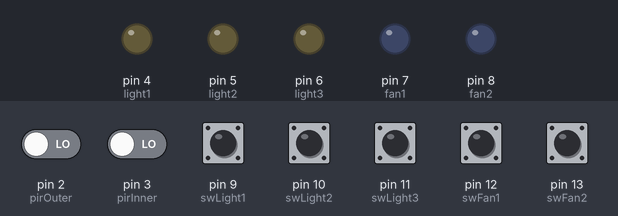
Recording of a sketch running on a simulated Arduino Uno, built with avr-gcc and run on an emulated ATmega328P. On the bench: output pins drawn as LEDs (lit = HIGH). The test bench sets the inputs (shaded band); at power-on: pin 9 (swLight1), pin 10 (swLight2), pin 11 (swLight3), pin 12 (swFan1), pin 13 (swFan2) HIGH, pin 2 (pirOuter), pin 3 (pirInner) LOW. What the sketch prints to the serial monitor is not drawn.

Above: at 1.3 s.
1.4 s: pin 9 (swLight1) pulled LOW for 0.15 s
At 1.51 s:
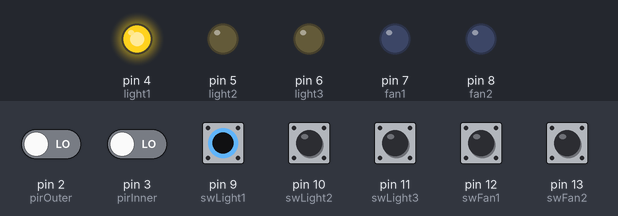
3.0 s: pin 10 (swLight2) pulled LOW for 0.15 s
At 3.12 s:
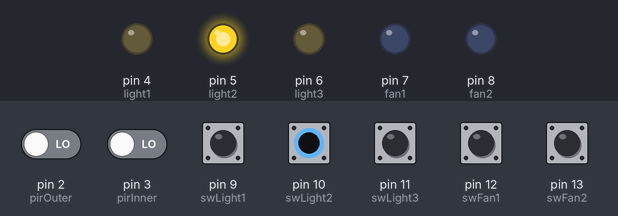
4.6 s: pin 11 (swLight3) pulled LOW for 0.15 s
At 4.69 s:
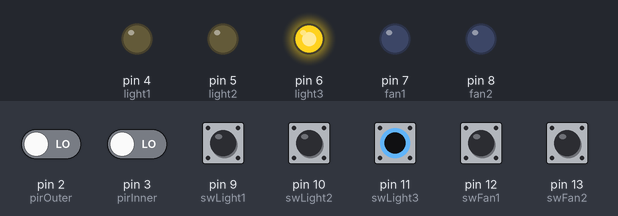
6.2 s: pin 12 (swFan1) pulled LOW for 0.15 s
At 6.3 s:
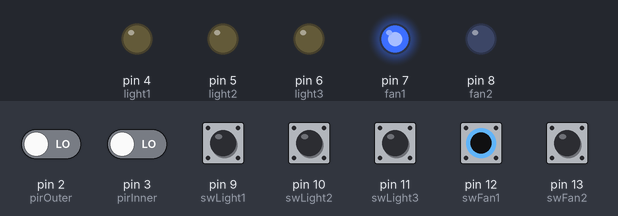
7.8 s: pin 13 (swFan2) pulled LOW for 0.15 s
At 7.91 s:
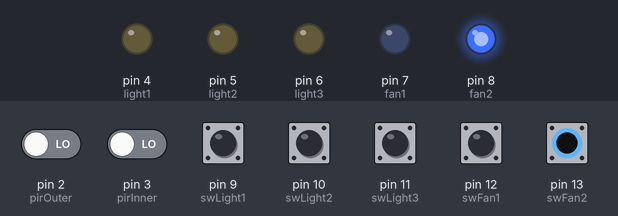
9.4 s: pin 9 (swLight1) driven LOW and pin 10 (swLight2) driven LOW
At 10.8 s:
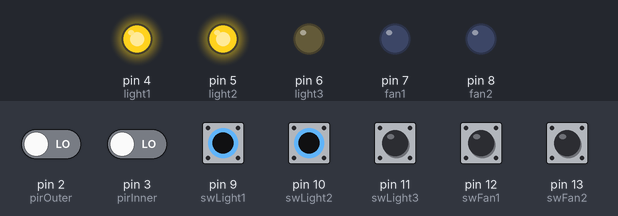
Timing chart, 0 to 11.9 s (numbered marks = the images above; inputs shaded):
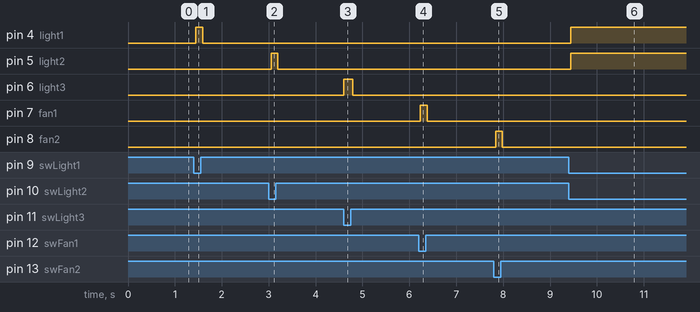

Measured:
- after the input at 1.4 s, pin 4 (light1): LOW → HIGH after 0.05 s, → LOW 0.14 s later
- after the input at 3.0 s, pin 5 (light2): LOW → HIGH after 0.05 s, → LOW 0.14 s later
- after the input at 4.6 s, pin 6 (light3): LOW → HIGH at once, → LOW 0.19 s later
- after the input at 6.2 s, pin 7 (fan1): LOW → HIGH at once, → LOW 0.14 s later
- after the input at 7.8 s, pin 8 (fan2): LOW → HIGH at once, → LOW 0.14 s later
- after the input at 9.4 s, pin 4 (light1), pin 5 (light2): LOW → HIGH at once

The sketch:

sketch.ino
```cpp
// ==========================================
// OKKHOR TECHATHON - ROOM AUTOMATION EDGE NODE
// Hardware: Arduino Uno, 2x PIR, 5x LEDs, 5x Slide Switches
// ==========================================

// --- 1. PIN DEFINITIONS ---
// Directional PIR Motion Sensors
const int pirOuter = 2; // Outer threshold (entering)
const int pirInner = 3; // Inner threshold (exiting)

// Appliance Loads (Yellow LEDs = Lights @ 15W, Blue LEDs = Fans @ 60W)
const int light1 = 4;
const int light2 = 5;
const int light3 = 6;
const int fan1   = 7;
const int fan2   = 8;

// Manual Override Slide Switches (Connected to GND via slide)
// Using INPUT_PULLUP: LOW = Switch Closed (ON), HIGH = Switch Open (OFF)
const int swLight1 = 9;
const int swLight2 = 10;
const int swLight3 = 11;
const int swFan1   = 12;
const int swFan2   = 13;

// --- 2. STATE VARIABLES ---
int peopleCount = 0;
int sequenceState = 0; // 0: Idle, 1: Entering sequence, 2: Exiting sequence
unsigned long triggerTime = 0;
const unsigned long timeout = 3000; // 3-second window to complete door crossing

// Power Rating Constants (Watts)
const int WATT_LIGHT = 15;
const int WATT_FAN   = 60;

// Track previous state to avoid flooding Serial Monitor
int lastPeopleCount = -1;
int lastPowerDraw = -1;

void setup() {
  Serial.begin(9600);

  // Configure Sensors & Switches
  pinMode(pirOuter, INPUT);
  pinMode(pirInner, INPUT);
  pinMode(swLight1, INPUT_PULLUP);
  pinMode(swLight2, INPUT_PULLUP);
  pinMode(swLight3, INPUT_PULLUP);
  pinMode(swFan1, INPUT_PULLUP);
  pinMode(swFan2, INPUT_PULLUP);

  // Configure Output Loads
  pinMode(light1, OUTPUT);
  pinMode(light2, OUTPUT);
  pinMode(light3, OUTPUT);
  pinMode(fan1, OUTPUT);
  pinMode(fan2, OUTPUT);

  // HACKATHON REQUIREMENT: Initialize ALL loads HIGH (ON) by default
  digitalWrite(light1, HIGH);
  digitalWrite(light2, HIGH);
  digitalWrite(light3, HIGH);
  digitalWrite(fan1, HIGH);
  digitalWrite(fan2, HIGH);

  Serial.println("{\"status\": \"SYSTEM_READY\", \"mode\": \"DEFAULT_HIGH\"}");
  updateLoads();
}

void loop() {
  int outerState = digitalRead(pirOuter);
  int innerState = digitalRead(pirInner);
  unsigned long currentTime = millis();

  // Reset PIR sequence if someone steps in but turns around (timeout expires)
  if (sequenceState != 0 && (currentTime - triggerTime > timeout)) {
    sequenceState = 0;
  }

  // Step 1: Detect which sensor is triggered first
  if (sequenceState == 0) {
    if (outerState == HIGH && innerState == LOW) {
      sequenceState = 1; // Possible Entry
      triggerTime = currentTime;
    }
    else if (innerState == HIGH && outerState == LOW) {
      sequenceState = 2; // Possible Exit
      triggerTime = currentTime;
    }
  }
  // Step 2: Confirm sequence completion
  else if (sequenceState == 1 && innerState == HIGH) {
    peopleCount++;
    sequenceState = 0;
    updateLoads();
    delay(1000); // Debounce delay so person clears doorway
  }
  else if (sequenceState == 2 && outerState == HIGH) {
    if (peopleCount > 0) peopleCount--;
    sequenceState = 0;
    updateLoads();
    delay(1000); // Debounce delay
  }

  // Continuously check manual switches so overrides respond instantly
  updateLoads();
  delay(50); // Short stability delay
}

void updateLoads() {
  // Hybrid Control Logic:
  // A device is ON if (Room is Occupied) OR (Its Manual Switch is flipped ON)
  bool isOccupied = (peopleCount > 0);

  // Note: digitalRead() == LOW means the slide switch is pulled to Ground (Flipped ON)
  bool l1State = (digitalRead(swLight1) == LOW);
  bool l2State = (digitalRead(swLight2) == LOW);
  bool l3State = (digitalRead(swLight3) == LOW);
  bool f1State = (digitalRead(swFan1) == LOW);
  bool f2State = (digitalRead(swFan2) == LOW);

  // Apply physical voltage to pins
  digitalWrite(light1, l1State ? HIGH : LOW);
  digitalWrite(light2, l2State ? HIGH : LOW);
  digitalWrite(light3, l3State ? HIGH : LOW);
  digitalWrite(fan1,   f1State ? HIGH : LOW);
  digitalWrite(fan2,   f2State ? HIGH : LOW);

  // Calculate Real-Time Power Draw
  int activePower = 0;
  if (l1State) activePower += WATT_LIGHT;
  if (l2State) activePower += WATT_LIGHT;
  if (l3State) activePower += WATT_LIGHT;
  if (f1State) activePower += WATT_FAN;
  if (f2State) activePower += WATT_FAN;

  // Print JSON Telemetry to Serial Monitor whenever state changes
  if (peopleCount != lastPeopleCount || activePower != lastPowerDraw) {
    Serial.print("{\"room\": \"Work Room 1\", ");
    Serial.print("\"occupancy\": ");
    Serial.print(peopleCount);
    Serial.print(", \"activeWatts\": ");
    Serial.print(activePower);
    Serial.print(", \"devices\": {\"light1\": ");
    Serial.print(l1State ? "true" : "false");
    Serial.print(", \"light2\": ");
    Serial.print(l2State ? "true" : "false");
    Serial.print(", \"light3\": ");
    Serial.print(l3State ? "true" : "false");
    Serial.print(", \"fan1\": ");
    Serial.print(f1State ? "true" : "false");
    Serial.print(", \"fan2\": ");
    Serial.print(f2State ? "true" : "false");
    Serial.println("}}");

    lastPeopleCount = peopleCount;
    lastPowerDraw = activePower;
  }
}
```
